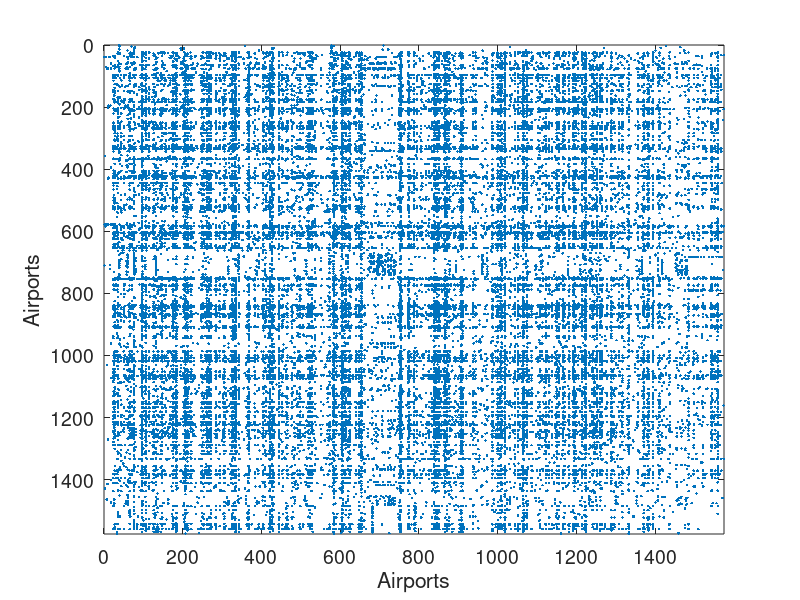

The MATLAB script that drew this image: (Note: this script raises an error after producing the figure.)
%% Sparse Networks with Overlapping Communities (SNetOC) package: demo_usairport
%
% This Matlab script performs posterior inference on a network of airports 
% to find latent overlapping communities, using a Bayesian
% nonparametric approach.
%
% For downloading the package and information on installation, visit the
% <https://github.com/misxenia/SNetOC SNetOC webpage>.
% 
% Reference: 
%
% * A. Todeschini, X. Miscouridou and F. Caron (2017) <https://arxiv.org/abs/1602.02114 Exchangeable Random Measures for Sparse and Modular Graphs with Overlapping Communities>. arXiv:1602.02114.
%
% Authors: 
%
% * <http://adrien.tspace.fr/ A. Todeschini>, Inria
% * <http://csml.stats.ox.ac.uk/people/miscouridou/ X. Miscouridou>, University of Oxford
% * <http://www.stats.ox.ac.uk/~caron/ F. Caron>, University of Oxford
% 
% Tested on Matlab R2016a. Requires the Statistics toolbox.
%
% Last Modified: 10/10/2017
%%

%% General settings
%

clear
close all
tstart = clock; % Starting time

istest = true; % enable testing mode: quick run with smaller nb of iterations

%%
% In test mode, a smaller number of iterations is run. Although the sampler
% clearly has not converged yet, the method already recovers well
% interpretable latent communities. To reproduce the results of the paper, set this value to
% false. 

root = '.';
if istest
    outpath = fullfile(root, 'results', 'demo_usairport', 'test');
else
    outpath = fullfile(root, 'results', 'demo_usairport', date);
end

if ~isdir(outpath)
    mkdir(outpath);
end


% Add path
addpath ./GGP/ ./CGGP/ ./utils/

% Default fontsize
set(0, 'DefaultAxesFontSize', 14)

% Set the seed
rng default


%% Load Network of airports with a connection to a US airport
% 

load ./data/usairport/usairport

titlenetwork = 'US airport network in 2010';
name = 'usairport';
labels = {'Airports','Airports'};

G = G | G'; % make undirected graph
G = logical(G-diag(diag(G))); % remove self edges (#164)

meta.degree = num2cell(full(sum(G,2)));
fn = fieldnames(meta);

% Plot adjacency matrix
figure
spy(G);
xlabel(labels{2})
ylabel(labels{1})


%% Posterior Inference using Markov chain Monte Carlo and point estimation
% Users needs to start the parallel pool by using the command *parpool* to run multiple chains in parallel.

% Define the parameters of the prior
p = 4; % Number of commmunities
objprior =  graphmodel('CGGP', p); % CGGP graph model with p communities

% Define parameters of the MCMC sampler
nchains = 3;
if istest
    niterinit = 1000;
    niter = 20000;
    nsamples = 100; 
else
    niterinit = 10000;
    niter = 200000;
    nsamples = 500; 
end   
nburn = floor(niter/2);
thin = ceil((niter-nburn)/nsamples); 
verbose = true;

% Create the graphMCMC object
objmcmc = graphmcmc(objprior, niter, nburn, thin, nchains);

% Run initialisation
init = graphinit(objmcmc, G, niterinit);

%%

% Run MCMC sampler
objmcmc = graphmcmcsamples(objmcmc, G, verbose, init);

%%

% Print summary in text file
print_summary(['summary_' num2str(p) 'f.txt'], titlenetwork, G, niter, nburn, nchains, thin, p, outpath, tstart)

%%

% Point estimation of the model parameters
[estimates, C_st] = graphest(objmcmc);

% Save workspace
save(fullfile(outpath, ['workspace_' num2str(p) 'f.mat']))

%% Plots
%

prefix = sprintf('%s_%df_', name, p);
suffix = '';

% Plot cost
if ~isempty(C_st)
    plot_cost(C_st, outpath, prefix, suffix);
end
% Assign max feature for community detection
[~, nodefeat] = max(estimates.w, [],2);

% Identify each feature/community as Hub/East/West/Alaska 
% (This step would normally require a human interpretation of the features)
code_airports = {'JFK', 'LAN', 'DEN', 'BET'};
for k=1:length(code_airports)
    [~, ind_features(k)] = max(estimates.w(strcmp(meta.code, code_airports{k}), :));
end
if length(unique(ind_features))~=4
    warning('Problem with the interpretation of features/communities');
    ind_features = 1:4;
    featnames = {'Feature 1', 'Feature 2', 'Feature 3', 'Feature 4'};
else
    featnames = {'Hub', 'East', 'West', 'Alaska'};
end

%%

% Plot traces and histograms
variables = {'logalpha2', 'sigma', 'Fparam.a', 'Fparam.b2', 'mean_w_rem'};
namesvar = {'$\log \tilde\alpha$', '$\sigma$', '$a$', '$\tilde b$', '$\overline{w}_{\ast}$'};
plot_trace(objmcmc.samples, objmcmc.settings, variables, namesvar, [], outpath, prefix, suffix);
plot_hist(objmcmc.samples, variables, namesvar, [], ind_features, [], outpath, prefix, suffix);

%%

% Plot the graph by sorting the nodes by max feature
plot_sortedgraph(G, nodefeat, nodefeat, ind_features, labels, outpath, prefix, suffix, {'png'});

if isfield(meta, 'groups')
    % Plots by groups right vs left
    plot_groups(estimates.w, meta.groups, meta.(groupfield), ind_features, label_groups, featnames, color_groups, outpath, prefix, suffix);
end


%%

% Show the proportion in each features for a few nodes
% https://www.mapcustomizer.com/
names = {
    'New York, NY'
%     'Washington, DC'
    'Miami, FL'
%     'Detroit, MI'
%     'Knoxville, TN'
%     'Atlanta, GA'
%     'Louisville, KY'
%     'Indianapolis, IN'
    'Raleigh/Durham, NC'
    'Nashville, TN'
%     'Chicago, IL'
%     'Fayetteville, NC'
    'Lansing, MI'
    'Louisville, KY'
%     'Memphis, TN'
%     'Cleveland, OH'
    'Minneapolis, MN'
%     'Charleston/Dunbar, WV'
%     'Baltimore, ML'
%     'Tallahassee, FL'
%     'Portland, ME'
%     'Flint, MI'
%     'Champaign/Urbana, IL'
%     'Oklahoma City, OK'
%     'Des Moines, IA'
%     'Houston, TX'
%     'Dallas, TX'
    'Denver, CO'
%     'Fort Wayne, IN'
%     'Tyler, TX'
%     'Salt Lake City, UT'
%     'Phoenix, AZ'
    'Los Angeles, CA'
    'Seattle, WA'
%     'San Francisco, CA'
%     'Fairbanks, AK'
    'Anchorage, AK'
    'Bethel, AK'
};
ind = zeros(size(names,1),1);
for i=1:size(names,1)
    I = find(strcmp(meta.city, names{i}));
    [~, imax] = max([meta.degree{I}]);
    ind(i) = I(imax);
end
[~, ind2] = sort(meta.lon(ind), 'descend');
ind = ind(ind2);
names = names(ind2);
color = hsv(p);
plot_nodesfeatures(estimates.w, ind, ind_features, names, featnames, color, outpath, prefix, suffix);

%%

% Show some of the nodes in each feature
fnames = {'degree', 'city'}; % meta fields displayed for features exploration
formats = {'#%d,', '%s.'}; % 
print_features( fullfile(outpath, ['features_' num2str(p) 'f.txt']), ...
    estimates.w, ind_features, featnames, meta, fnames, formats)
print_features( fullfile(outpath, ['featuresnorm_' num2str(p) 'f.txt']), ...
    bsxfun(@rdivide, estimates.w, sum(estimates.w,2)),...
    ind_features, featnames, meta, fnames, formats)

fnames = {'city'}; % meta fields displayed for features exploration
formats = {'%s.'}; % 
print_features( fullfile(outpath, ['features_' num2str(p) 'f_tex.txt']), ...
    estimates.w, ind_features, featnames, meta, fnames, formats)
print_features( fullfile(outpath, ['featuresnorm_' num2str(p) 'f_tex.txt']), ...
    bsxfun(@rdivide, estimates.w, sum(estimates.w,2)),...
    ind_features, featnames, meta, fnames, formats)


%%
 
 % Plot posterior predictive of degrees
 plot_degreepostpred(G, objmcmc, nsamples, 1e-6, outpath, prefix, suffix);